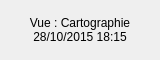
<?xml version="1.0" encoding="UTF-8"?>
<ui version="4.0">
 <class>VisuModeWidget</class>
 <widget class="QFrame" name="VisuModeWidget">
  <property name="geometry">
   <rect>
    <x>0</x>
    <y>0</y>
    <width>160</width>
    <height>60</height>
   </rect>
  </property>
  <property name="sizePolicy">
   <sizepolicy hsizetype="Expanding" vsizetype="Fixed">
    <horstretch>0</horstretch>
    <verstretch>0</verstretch>
   </sizepolicy>
  </property>
  <property name="minimumSize">
   <size>
    <width>160</width>
    <height>60</height>
   </size>
  </property>
  <property name="maximumSize">
   <size>
    <width>16777215</width>
    <height>60</height>
   </size>
  </property>
  <property name="windowTitle">
   <string/>
  </property>
  <property name="frameShape">
   <enum>QFrame::NoFrame</enum>
  </property>
  <property name="frameShadow">
   <enum>QFrame::Raised</enum>
  </property>
  <property name="lineWidth">
   <number>0</number>
  </property>
  <layout class="QVBoxLayout" name="verticalLayout">
   <property name="spacing">
    <number>0</number>
   </property>
   <property name="leftMargin">
    <number>0</number>
   </property>
   <property name="topMargin">
    <number>0</number>
   </property>
   <property name="rightMargin">
    <number>0</number>
   </property>
   <property name="bottomMargin">
    <number>0</number>
   </property>
   <item>
    <widget class="QLabel" name="_LA_activeView">
     <property name="sizePolicy">
      <sizepolicy hsizetype="Expanding" vsizetype="Fixed">
       <horstretch>0</horstretch>
       <verstretch>0</verstretch>
      </sizepolicy>
     </property>
     <property name="minimumSize">
      <size>
       <width>160</width>
       <height>30</height>
      </size>
     </property>
     <property name="maximumSize">
      <size>
       <width>16777215</width>
       <height>30</height>
      </size>
     </property>
     <property name="text">
      <string>Vue : Cartographie</string>
     </property>
     <property name="alignment">
      <set>Qt::AlignBottom|Qt::AlignHCenter</set>
     </property>
    </widget>
   </item>
   <item>
    <widget class="QLabel" name="_LA_currentDateTime">
     <property name="sizePolicy">
      <sizepolicy hsizetype="Expanding" vsizetype="Fixed">
       <horstretch>0</horstretch>
       <verstretch>0</verstretch>
      </sizepolicy>
     </property>
     <property name="minimumSize">
      <size>
       <width>160</width>
       <height>30</height>
      </size>
     </property>
     <property name="maximumSize">
      <size>
       <width>16777215</width>
       <height>30</height>
      </size>
     </property>
     <property name="text">
      <string notr="true">28/10/2015 18:15</string>
     </property>
     <property name="alignment">
      <set>Qt::AlignHCenter|Qt::AlignTop</set>
     </property>
    </widget>
   </item>
  </layout>
 </widget>
 <resources/>
 <connections/>
</ui>
